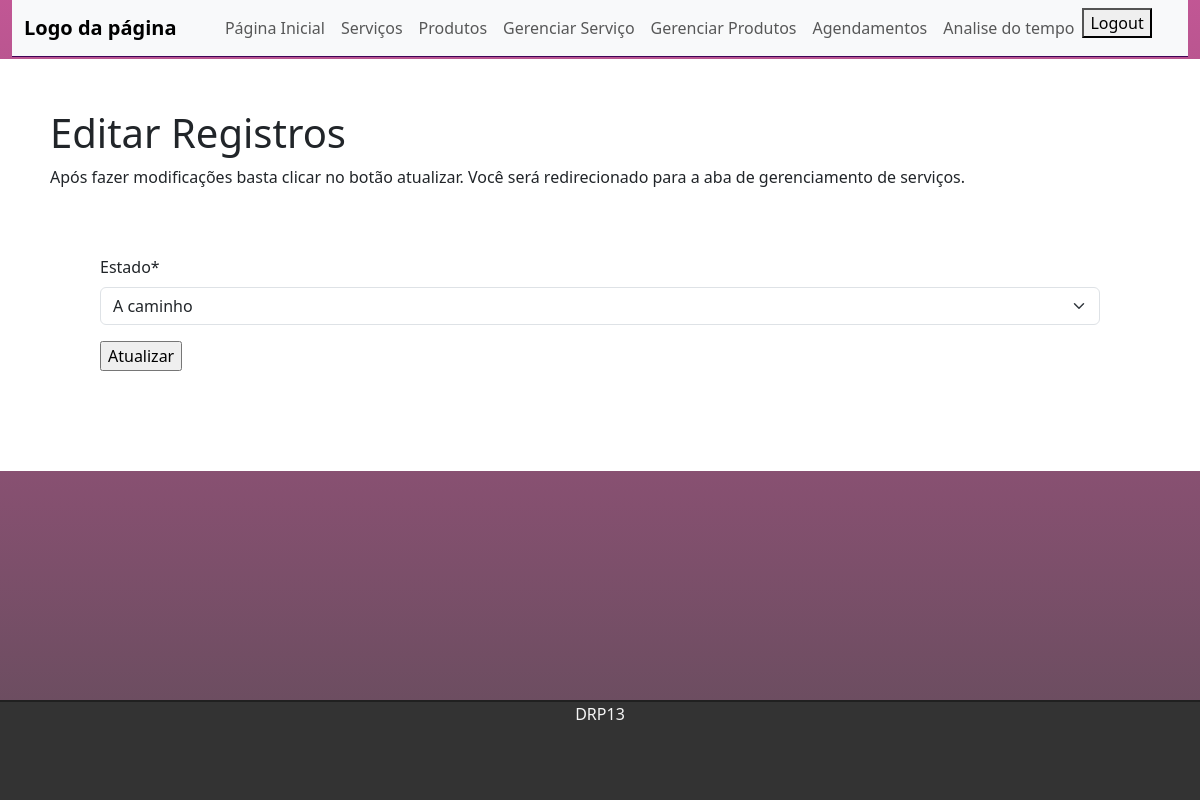
Before: /appoitmentList/Atualizar/2 (signed in) with the older database file.
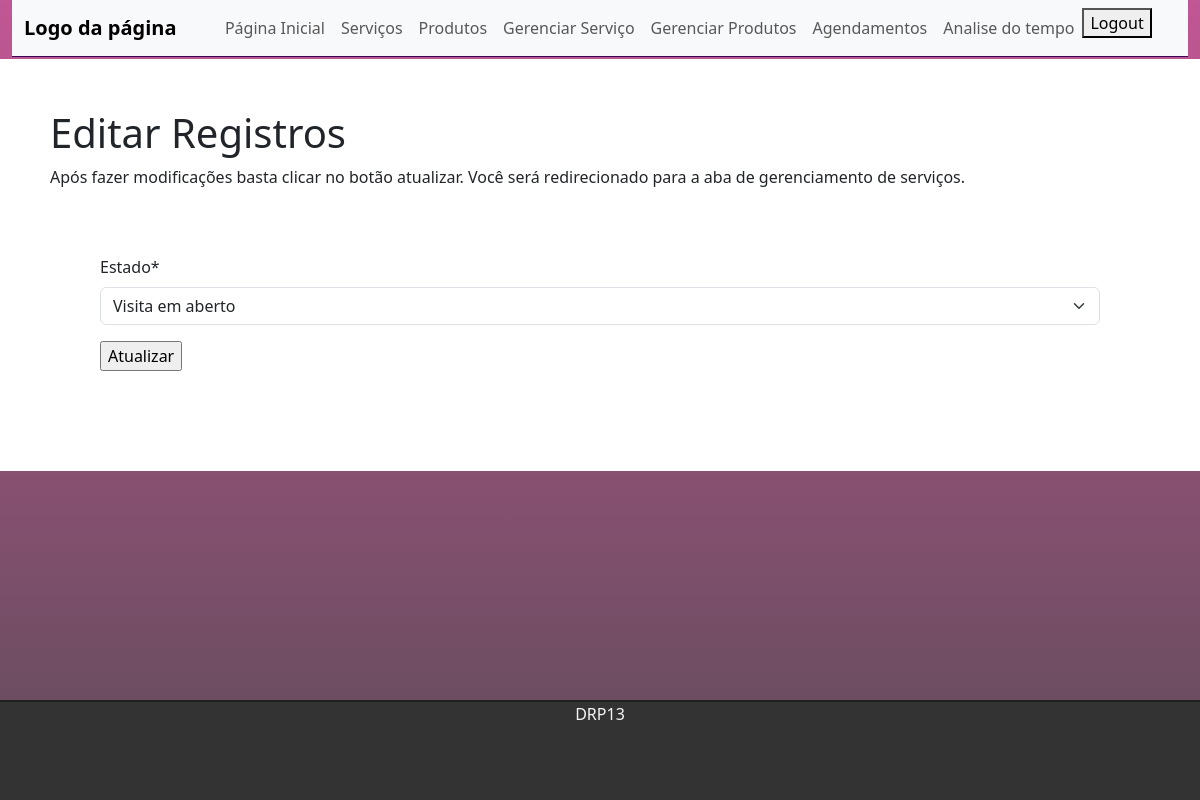
After: the same page with the newer database file.
### appoitments/models.py (models this page shows)
class Appoitment(models.Model):
    id = models.BigAutoField(primary_key=True)
    user = models.CharField()
    name = models.CharField()
    service = models.ForeignKey(Service, on_delete=models.SET_NULL, null=True)
    address = models.CharField(max_length=50)
    address_number = models.IntegerField()
    date = models.CharField(max_length=8)
    hour = models.CharField(max_length=40)
    description = models.TextField()
    status = models.CharField(max_length=20, choices=status, default='Visita em aberto')

### appoitments/views.py (the view)
# urls.py: path('appoitmentList/Atualizar/<int:id>', views.updateAppoitment, name='updateAppoitment')
@user_passes_test(lambda u: u.is_superuser)
def updateAppoitment(request, id):
    register = Appoitment.objects.get(id=id)
    form = UpdateAppoitmentForm(request.POST or None, request.FILES or None,instance=register)
    if form.is_valid():
        form.save()
        return redirect('appoitmentsList')
    return render(request, 'appoitments/updateAppoitment.html', {'register': register,
                                                         'form':form})

### appoitments/form.py
class UpdateAppoitmentForm(forms.ModelForm):
    class Meta:
        model = Appoitment
        fields = ('status',)
        labels = {
            'status' : 'Estado'
        }

### templates/appoitments/updateAppoitment.html (shortened to what this page needs)
{% extends 'tasks/index.html' %}
{% load crispy_forms_tags %}
{% block content %}
<div class="text-box">
    <h1>Editar Registros</h1>
    <p>Após fazer modificações basta clicar no botão atualizar. Você será redirecionado para a aba de gerenciamento de serviços.</p>
    <div class="text-box">
        <form action="" method="POST" enctype="multipart/form-data">
            {{form|crispy}}
            <input onclick="Confirm_Update()" type="submit" value="Atualizar">
        </form>
    </div>
</div>
{% endblock %}

Changed rows visible on the page:
changed Appoitment: status "A caminho" → "Visita em aberto"
